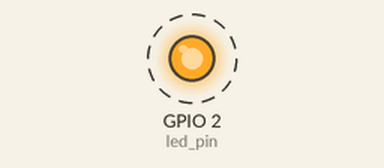
Simulated run of this sketch. Board: ESP32. On the bench: output pins drawn as LEDs (lit = HIGH). Dashed ring = blinking. What the sketch prints to the serial monitor is not drawn.

Above: at 1.2 s.
Timing chart, 0 to 4.0 s (numbered marks = the images above):
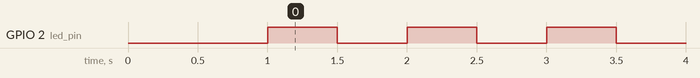

Measured:
- by itself, GPIO 2 (led_pin): alternates HIGH for 0.50 s and LOW for 0.50 s

The sketch:

01_task_scheduling.ino
```cpp
/**
 * FreeRTOS Task Creation Demo
 *
 * Learning goals:
 * 1. Create FreeRTOS tasks with xTaskCreatePinnedToCore().
 * 2. Understand the required task function format:
 *      void taskName(void *parameter)
 * 3. Run multiple tasks independently.
 * 4. Use vTaskDelay() to give CPU time to other tasks.
 * 5. Understand stack size, priority, task name, and task parameter.
 *
 * Demo:
 * - LedTask blinks the LED every 500 ms.
 * - PrintTask prints a message every 1000 ms.
 */

#include <Arduino.h>

#if CONFIG_FREERTOS_UNICORE
static const BaseType_t app_cpu = 0;
#else
static const BaseType_t app_cpu = 1;
#endif

static const int led_pin = LED_BUILTIN;

/*
 * Task 1: Blink LED
 *
 * Every FreeRTOS task must:
 * - return void
 * - take one void pointer parameter
 * - usually run forever inside while(1)
 */
void LedTask(void *parameter)
{
  pinMode(led_pin, OUTPUT);

  while (1)
  {
    digitalWrite(led_pin, HIGH);
    vTaskDelay(pdMS_TO_TICKS(500));

    digitalWrite(led_pin, LOW);
    vTaskDelay(pdMS_TO_TICKS(500));
  }
}

/*
 * Task 2: Print message
 *
 * This task runs independently from LedTask.
 * vTaskDelay() blocks only this task, not the whole CPU.
 */
void PrintTask(void *parameter)
{
  while (1)
  {
    Serial.println("PrintTask is running");

    vTaskDelay(pdMS_TO_TICKS(1000));
  }
}

void setup()
{
  Serial.begin(115200);
  vTaskDelay(pdMS_TO_TICKS(1000));

  Serial.println("--- FreeRTOS Task Creation Demo ---");

  /*
   * Create LedTask
   *
   * Parameters:
   * 1. Task function
   * 2. Task name
   * 3. Stack size in words
   * 4. Task parameter
   * 5. Task priority
   * 6. Task handle
   * 7. CPU core
   */
  xTaskCreatePinnedToCore(
    LedTask,
    "LED Task",
    4096,
    NULL,
    1,
    NULL,
    app_cpu
  );

  /*
   * Create PrintTask
   */
  xTaskCreatePinnedToCore(
    PrintTask,
    "Print Task",
    4096,
    NULL,
    1,
    NULL,
    app_cpu
  );
}

void loop()
{
  /*
   * In ESP32 Arduino, loop() is also running as a task.
   * We leave it empty and delay it, so it does not waste CPU time.
   */
  vTaskDelay(pdMS_TO_TICKS(1000));
}
```
